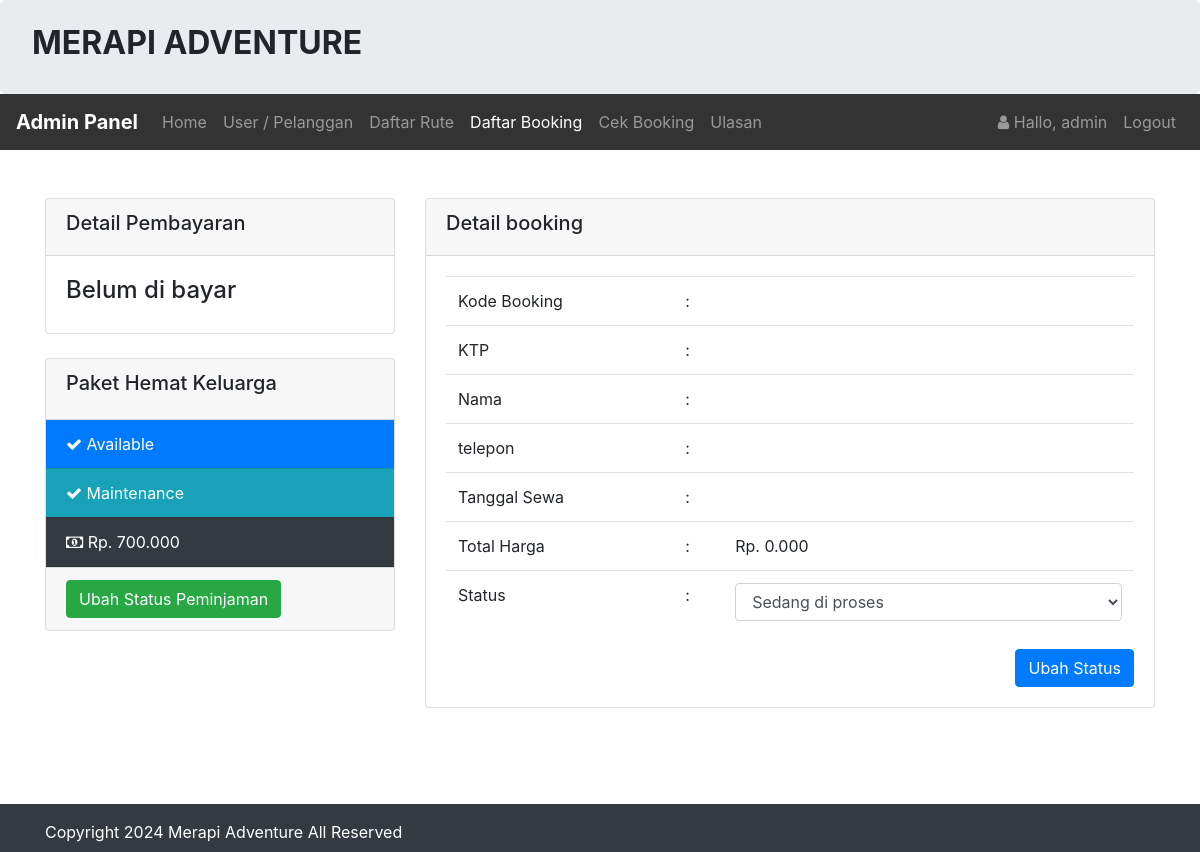
The app's page /admin/booking/bayar.php?id=1717149863 (signed in), older data.
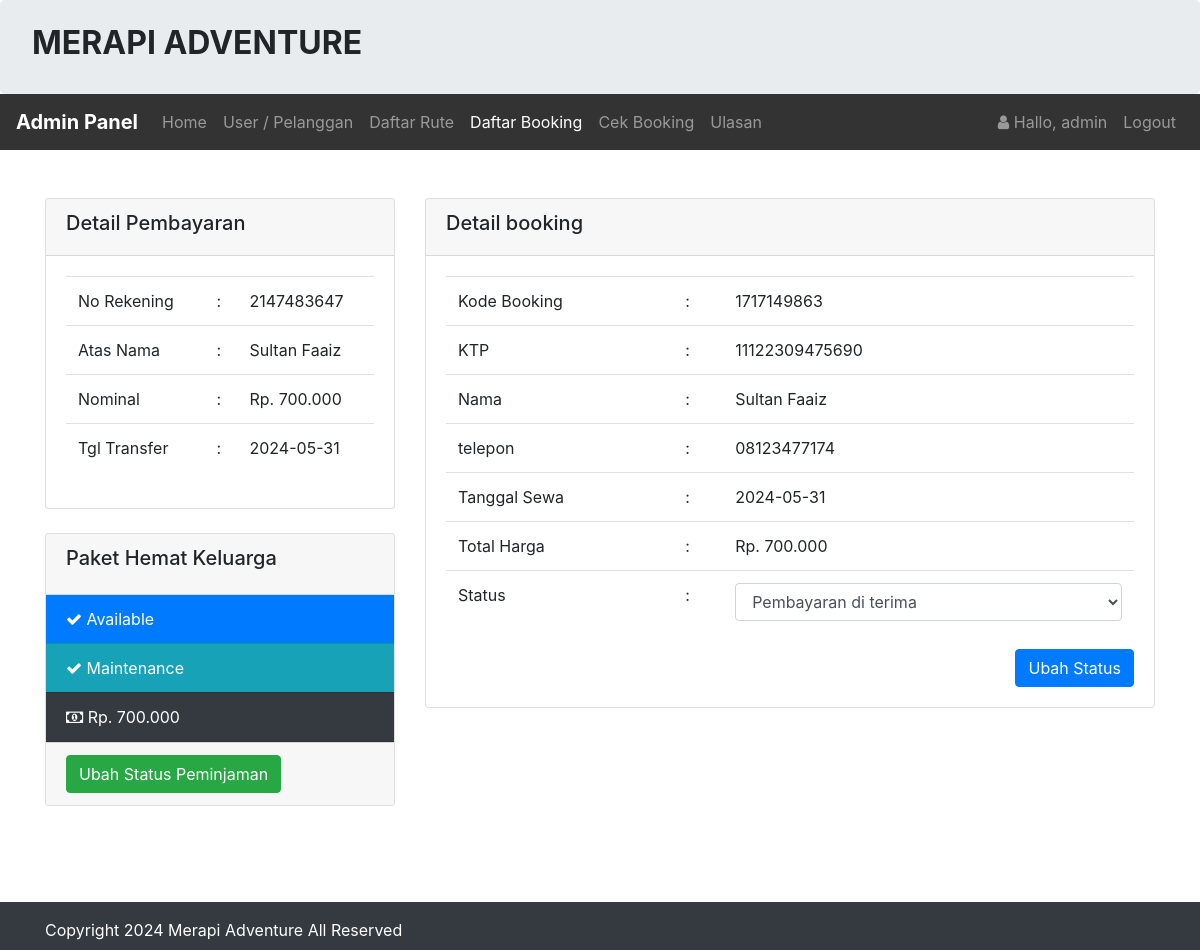
The same page, newer data.
### tables this page shows
CREATE TABLE `pembayaran` (
  `id_pembayaran` int(15) DEFAULT NULL,
  `id_booking` int(255) DEFAULT NULL,
  `no_rekening` int(255) DEFAULT NULL,
  `nama_rekening` varchar(255) DEFAULT NULL,
  `nominal` int(255) DEFAULT NULL,
  `tanggal` varchar(255) DEFAULT NULL
);

CREATE TABLE `booking` (
  `id_booking` int(15) NOT NULL,
  `kode_booking` varchar(255) NOT NULL,
  `id_login` int(15) NOT NULL,
  `id_rute` int(15) NOT NULL,
  `ktp` varchar(255) NOT NULL,
  `nama` varchar(255) NOT NULL,
  `alamat` varchar(255) NOT NULL,
  `no_tlp` varchar(20) NOT NULL,
  `tanggal` varchar(255) NOT NULL,
  `total_harga` int(15) NOT NULL,
  `konfirmasi_pembayaran` varchar(255) NOT NULL,
  `tgl_input` varchar(255) NOT NULL
);

### admin/booking/bayar.php (the view, shortened to what the changed rows need)
<?php
include '../header.php';
$kd_booking = $_GET['id'];
$hasil = $koneksi->query("SELECT * FROM booking WHERE kode_booking = '$kd_booking'")->fetch();
$id_booking = $hasil['id_booking'];
$hsl = $koneksi->query("SELECT * FROM pembayaran WHERE id_booking = '$id_booking'")->fetch();
$c = $koneksi->query("SELECT * FROM pembayaran WHERE id_booking = '$id_booking'")->rowCount();
?>
<br>
<br>
<div class="container">
    <div class="row">
        <div class="col-sm-4">
            <div class="card">
                <div class="card-body">
                    <?php if ($c > 0) { ?>
                        <table class="table">
                            <tr>
                                <td>No Rekening</td>
                                <td> :</td>
                                <td><?= $hsl['no_rekening']; ?></td>
                            </tr>
                            <tr>
                                <td>Atas Nama </td>
                                <td> :</td>
                                <td><?= $hsl['nama_rekening']; ?></td>
                            </tr>
                            <tr>
                                <td>Nominal </td>
                                <td> :</td>
                                <td>Rp. <?= number_format($hsl['nominal']); ?>.000</td>
                            </tr>
                            <tr>
                                <td>Tgl Transfer</td>
                                <td> :</td>
                                <td><?= $hsl['tanggal']; ?></td>
                            </tr>
                        </table>
                    <?php } else { ?>
                        <h4>Belum di bayar</h4>
                    <?php } ?>
                </div>
            </div>
            <br />
        </div>
        <div class="col-sm-8">
            <div class="card">
                <div class="card-body">
                    <form method="post" action="proses.php?id=konfirmasi">
                        <table class="table">
                            <tr>
                                <td>Kode Booking </td>
                                <td> :</td>
                                <td><?php echo $hasil['kode_booking']; ?></td>
                            </tr>
                            <tr>
                                <td>KTP </td>
                                <td> :</td>
                                <td><?php echo $hasil['ktp']; ?></td>
                            </tr>
                            <tr>
                                <td>Nama </td>
                                <td> :</td>
                                <td><?php echo $hasil['nama']; ?></td>
                            </tr>
                            <tr>
                                <td>telepon </td>
                                <td> :</td>
                                <td><?php echo $hasil['no_tlp']; ?></td>
                            </tr>
                            <tr>
                                <td>Tanggal Sewa </td>
                                <td> :</td>
                                <td><?php echo $hasil['tanggal']; ?></td>
                            </tr>
                            <tr>
                                <td>Total Harga </td>
                                <td> :</td>
                                <td>Rp. <?php echo number_format($hasil['total_harga']); ?>.000</td>
                            </tr>
                            <tr>
                                <td>
                                    <select class="form-control" name="status">
                                        <option <?php if ($hasil['konfirmasi_pembayaran'] == 'Sedang di proses') {
                                            echo 'selected';
                                        } ?>>
                                            Sedang di proses
                                        </option>
                                        <option <?php if ($hasil['konfirmasi_pembayaran'] == 'Pembayaran di terima') {
                                            echo 'selected';
                                        } ?>>
                                            Pembayaran di terima
                                        </option>
                                    </select>
                                </td>
                            </tr>
                        </table>
                    </form>
                </div>
            </div>
        </div>
    </div>
</div>
<br>
<br>
<br>
<?php include '../footer.php'; ?>

Row changes from the older to the newer data that the page shows:
added pembayaran: no_rekening "2147483647", nama_rekening "Sultan Faaiz", nominal "700", tanggal "2024-05-31"
added booking: kode_booking "1717149863", ktp "11122309475690", nama "Sultan Faaiz", no_tlp "08123477174", tanggal "2024-05-31", total_harga "700", status "Pembayaran di terima"
Text that changed along with them:
$hasil['total_harga']: "0" → (not shown)
form field status: "Sedang di proses" → (not shown)
text no longer shown: "Belum di bayar"
text now shown: "No Rekening : Atas Nama : Nominal : Rp. .000 Tgl Transfer :"
